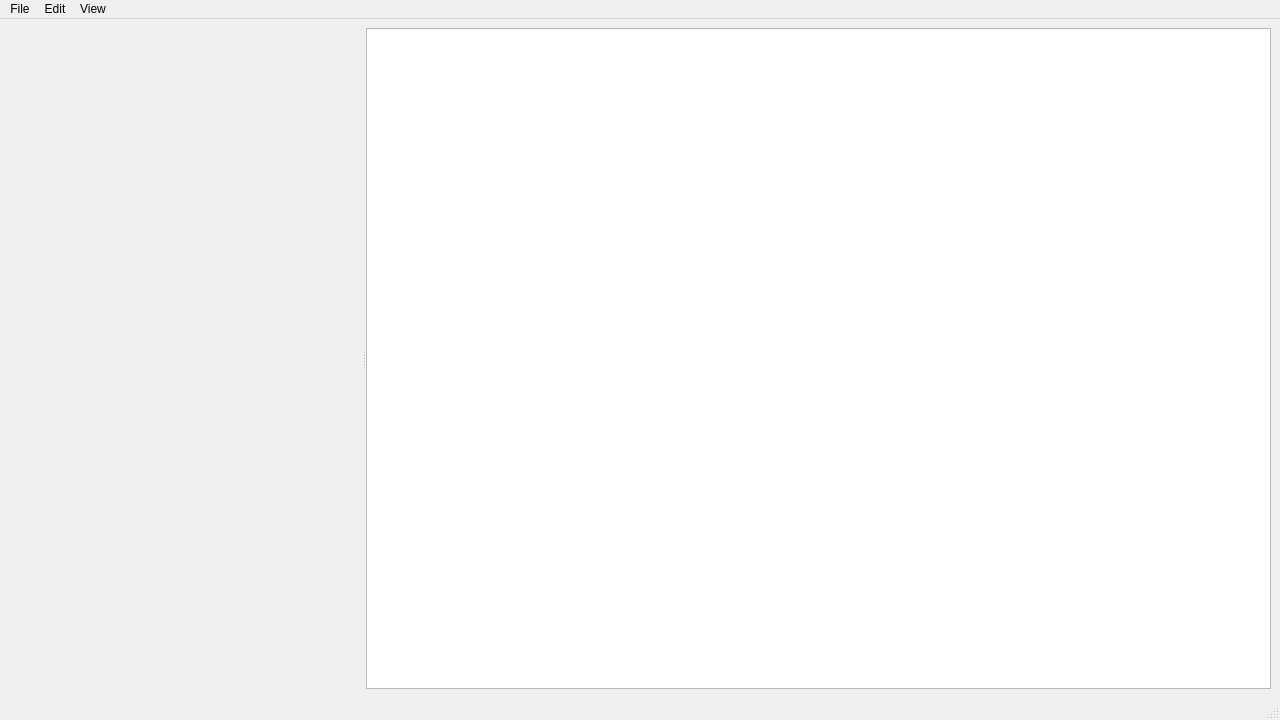
<?xml version="1.0" encoding="UTF-8"?>
<ui version="4.0">
 <class>mainWindow</class>
 <widget class="QMainWindow" name="mainWindow">
  <property name="geometry">
   <rect>
    <x>0</x>
    <y>0</y>
    <width>1280</width>
    <height>720</height>
   </rect>
  </property>
  <property name="windowTitle">
   <string>MarkdownEditor</string>
  </property>
  <widget class="QWidget" name="centralwidget">
   <layout class="QVBoxLayout">
    <item>
     <widget class="QSplitter" name="splitter">
      <property name="orientation">
       <enum>Qt::Horizontal</enum>
      </property>
      <widget class="EditorTextArea" name="textEditor" native="true"/>
      <widget class="QTextBrowser" name="textViewer"/>
     </widget>
    </item>
   </layout>
  </widget>
  <widget class="QMenuBar" name="menubar">
   <property name="geometry">
    <rect>
     <x>0</x>
     <y>0</y>
     <width>1280</width>
     <height>27</height>
    </rect>
   </property>
   <widget class="QMenu" name="menuFile">
    <property name="title">
     <string>File</string>
    </property>
    <widget class="QMenu" name="menuOpen_Recent">
     <property name="title">
      <string>Open Recent</string>
     </property>
     <addaction name="actionClear_List"/>
    </widget>
    <addaction name="actionNew"/>
    <addaction name="actionOpen"/>
    <addaction name="menuOpen_Recent"/>
    <addaction name="separator"/>
    <addaction name="actionSave"/>
    <addaction name="actionSaveAs"/>
    <addaction name="separator"/>
    <addaction name="actionExport"/>
    <addaction name="separator"/>
    <addaction name="actionExit"/>
   </widget>
   <widget class="QMenu" name="menuEdit">
    <property name="title">
     <string>Edit</string>
    </property>
    <addaction name="actionUndo"/>
    <addaction name="actionRedo"/>
    <addaction name="separator"/>
    <addaction name="actionCut"/>
    <addaction name="actionCopy"/>
    <addaction name="actionPaste"/>
    <addaction name="separator"/>
    <addaction name="actionInsertImage"/>
    <addaction name="separator"/>
    <addaction name="actionFind"/>
    <addaction name="actionReplace"/>
   </widget>
   <widget class="QMenu" name="menuView">
    <property name="title">
     <string>View</string>
    </property>
    <addaction name="actionZoom_In"/>
    <addaction name="actionZoom_Out"/>
   </widget>
   <addaction name="menuFile"/>
   <addaction name="menuEdit"/>
   <addaction name="menuView"/>
  </widget>
  <widget class="QStatusBar" name="statusbar"/>
  <action name="actionNew">
   <property name="text">
    <string>New</string>
   </property>
   <property name="shortcut">
    <string>Ctrl+N</string>
   </property>
  </action>
  <action name="actionOpen">
   <property name="text">
    <string>Open</string>
   </property>
   <property name="shortcut">
    <string>Ctrl+O</string>
   </property>
  </action>
  <action name="actionSave">
   <property name="text">
    <string>Save</string>
   </property>
   <property name="shortcut">
    <string>Ctrl+S</string>
   </property>
  </action>
  <action name="actionSaveAs">
   <property name="text">
    <string>Save As</string>
   </property>
   <property name="shortcut">
    <string>Ctrl+Shift+S</string>
   </property>
  </action>
  <action name="actionExport">
   <property name="text">
    <string>Export to PDF</string>
   </property>
   <property name="shortcut">
    <string>Ctrl+Shift+E</string>
   </property>
  </action>
  <action name="actionUndo">
   <property name="text">
    <string>Undo</string>
   </property>
   <property name="shortcut">
    <string>Ctrl+Z</string>
   </property>
  </action>
  <action name="actionRedo">
   <property name="text">
    <string>Redo</string>
   </property>
   <property name="shortcut">
    <string>Ctrl+Shift+Z</string>
   </property>
  </action>
  <action name="actionCut">
   <property name="text">
    <string>Cut</string>
   </property>
   <property name="shortcut">
    <string>Ctrl+X</string>
   </property>
  </action>
  <action name="actionCopy">
   <property name="text">
    <string>Copy</string>
   </property>
   <property name="shortcut">
    <string>Ctrl+C</string>
   </property>
  </action>
  <action name="actionPaste">
   <property name="text">
    <string>Paste</string>
   </property>
   <property name="shortcut">
    <string>Ctrl+V</string>
   </property>
  </action>
  <action name="actionInsertImage">
   <property name="text">
    <string>Insert Image</string>
   </property>
  </action>
  <action name="actionFind">
   <property name="text">
    <string>Find</string>
   </property>
   <property name="shortcut">
    <string>Ctrl+F</string>
   </property>
  </action>
  <action name="actionReplace">
   <property name="text">
    <string>Replace</string>
   </property>
   <property name="shortcut">
    <string>Ctrl+H</string>
   </property>
  </action>
  <action name="actionExit">
   <property name="text">
    <string>Exit</string>
   </property>
   <property name="shortcut">
    <string>Ctrl+Q</string>
   </property>
  </action>
  <action name="actionClear_List">
   <property name="text">
    <string>Clear List</string>
   </property>
  </action>
  <action name="actionZoom_In">
   <property name="text">
    <string>Zoom In</string>
   </property>
   <property name="shortcut">
    <string>Ctrl+=</string>
   </property>
  </action>
  <action name="actionZoom_Out">
   <property name="text">
    <string>Zoom Out</string>
   </property>
   <property name="shortcut">
    <string>Ctrl+-</string>
   </property>
  </action>
 </widget>
 <customwidgets>
  <customwidget>
   <class>EditorTextArea</class>
   <extends>QWidget</extends>
   <header>main</header>
  </customwidget>
 </customwidgets>
 <resources/>
 <connections/>
</ui>
